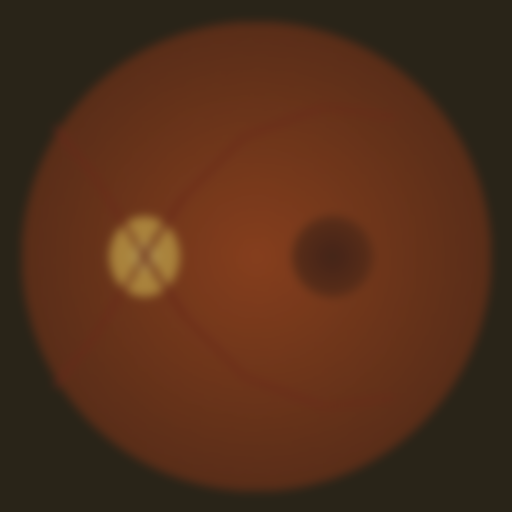
#> input picture data/sample_fundus/cataract.png, 512 x 512 px; its folder holds only this picture in this run
$ python -i preprocessor.py   (imports and definitions only)
#> lines starting #> are read from the running program, lines starting #| are printed output that depends on the picture
"""Retinal fundus image preprocessing, contrast enhancement, and optical quality verification."""

from pathlib import Path
from typing import Any, Dict, Optional, Tuple, Union

import numpy as np
from PIL import Image

TARGET_SIZE: Tuple[int, int] = (224, 224)

CLASS_LABELS: Dict[int, str] = {
    0: "cataract",
    1: "diabetic_retinopathy",
    2: "glaucoma",
    3: "normal",
}

CLASS_DISPLAY_NAMES: Dict[str, str] = {
    "cataract": "Cataract",
    "diabetic_retinopathy": "Diabetic Retinopathy",
    "glaucoma": "Glaucoma",
    "normal": "Normal Retina",
}


class RetinaPreprocessor:
    """Production image preprocessor for retinal fundus photography."""

    def __init__(
        self,
        target_size: Tuple[int, int] = TARGET_SIZE,
        apply_clahe: bool = False,
        preserve_aspect_ratio: bool = False,
    ) -> None:
        self.target_size = target_size
        self.apply_clahe = apply_clahe
        self.preserve_aspect_ratio = preserve_aspect_ratio

    @staticmethod
    def load_image(image_input: Union[str, Path, Image.Image]) -> Image.Image:
        """Load an image from filepath or validate PIL Image instance."""
        if isinstance(image_input, (str, Path)):
            path = Path(image_input)
            if not path.exists():
                raise FileNotFoundError(f"Retinal image not found at path: {path}")
            return Image.open(path).convert("RGB")
        elif isinstance(image_input, Image.Image):
            return image_input.convert("RGB")
        else:
            raise TypeError(f"Expected PIL.Image, str, or Path; received {type(image_input).__name__}")

    # [103 lines left out: functions assess_image_quality, enhance_clahe, not called in this run]

    def preprocess_image(
        self,
        image_input: Union[str, Path, Image.Image],
        target_size: Optional[Tuple[int, int]] = None,
        apply_clahe: Optional[bool] = None,
        preserve_aspect_ratio: Optional[bool] = None,
    ) -> np.ndarray:
        """Preprocess retinal fundus image for EfficientNetB3 inference.

        Args:
            image_input: PIL Image instance or path to image file.
            target_size: (width, height) target tuple. Defaults to (224, 224).
            apply_clahe: Whether to apply adaptive contrast enhancement.
            preserve_aspect_ratio: Whether to pad with black letterbox borders.

        Returns:
            NumPy array of shape (1, height, width, 3) in [0.0, 1.0].
        """
        img = self.load_image(image_input)
        tgt_size = target_size or self.target_size
        use_clahe = self.apply_clahe if apply_clahe is None else apply_clahe
        use_letterbox = self.preserve_aspect_ratio if preserve_aspect_ratio is None else preserve_aspect_ratio

        if use_clahe:
            img = self.enhance_clahe(img)

        if use_letterbox:
            # Aspect ratio preserving letterbox
            img.thumbnail(tgt_size, Image.Resampling.BILINEAR)
            new_img = Image.new("RGB", tgt_size, (0, 0, 0))
            offset_x = (tgt_size[0] - img.width) // 2
            offset_y = (tgt_size[1] - img.height) // 2
            new_img.paste(img, (offset_x, offset_y))
            img = new_img
        else:
            img = img.resize(tgt_size, Image.Resampling.BILINEAR)

        arr = np.array(img, dtype=np.float32) / 255.0
        return np.expand_dims(arr, axis=0)

    # [11 lines left out: function format_predictions, not called in this run]


# Standalone functions for 100% backward compatibility with legacy inference.py
_DEFAULT_PREPROCESSOR = RetinaPreprocessor()


# [5 lines left out: function preprocess_image, not called in this run]


def format_predictions(probabilities: np.ndarray) -> Dict[str, float]:
    """Legacy backward-compatible functional wrapper."""
    return RetinaPreprocessor.format_predictions(probabilities)

>>> import cv2
>>> picture = cv2.imread('../data/sample_fundus/cataract.png', cv2.IMREAD_GRAYSCALE)
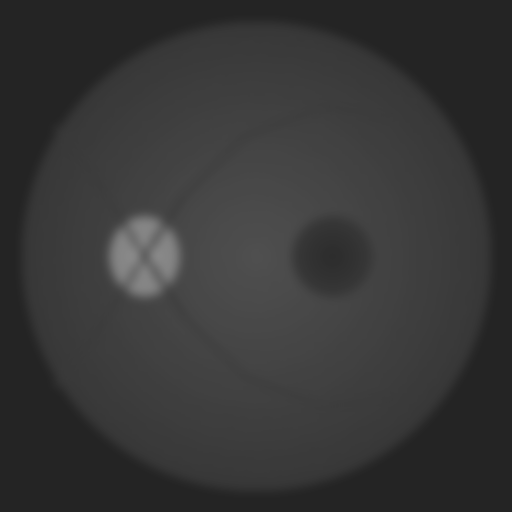
#> picture: shape (512, 512); min 36, max 137, mean 54.5
>>> result = RetinaPreprocessor().preprocess_image(picture)
#> (the run stopped early here; a loop or call above may not have finished)

$ run again, on data/sample_fundus/diabetic_retinopathy.png
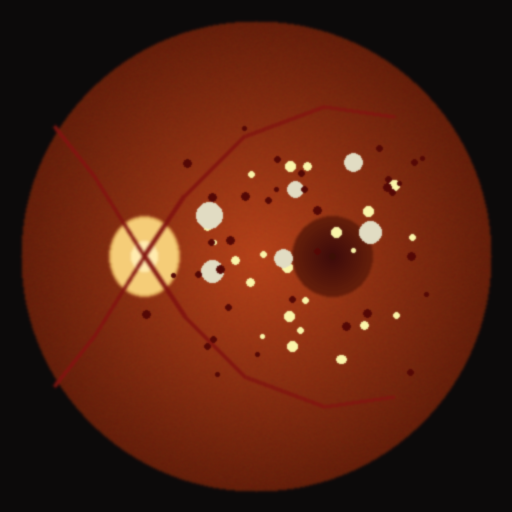
#> input picture data/sample_fundus/diabetic_retinopathy.png, 512 x 512 px
#> `picture = cv2.imread('../data/sample_fundus/cataract.png', cv2.IMREAD_..`:
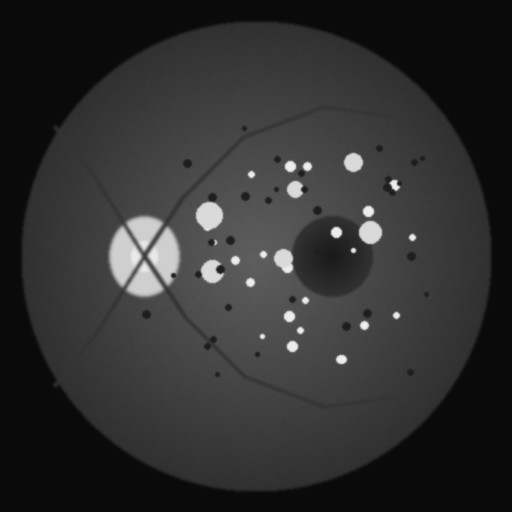
#> picture: shape (512, 512); min 10, max 237, mean 47.9
